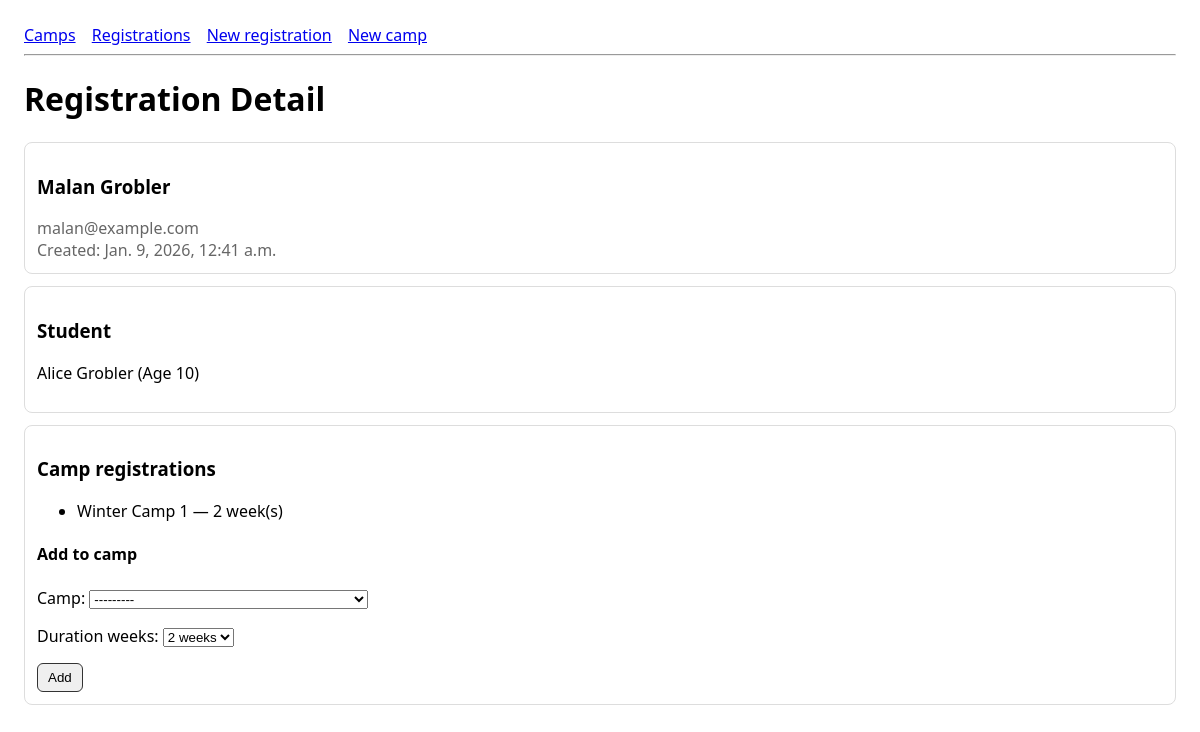
The app's page /registrations/1/ with its own data.
### camps/models.py (models this page shows, shortened)
class ParentRegistration(models.Model):
    parent_name = models.CharField(max_length=120)
    email = models.EmailField()
    created_at = models.DateTimeField(auto_now_add=True)
    class Meta:
        ordering = ["-created_at"]

class Student(models.Model):
    parent_registration = models.OneToOneField(
        ParentRegistration,
        on_delete=models.CASCADE,
        related_name="student",
    )
    first_name = models.CharField(max_length=60)
    last_name = models.CharField(max_length=60)
    age = models.PositiveSmallIntegerField()

class CampRegistration(models.Model):
    DURATION_CHOICES = [
        (1, "1 week"),
        (2, "2 weeks"),
    ]
    parent_registration = models.ForeignKey(
        ParentRegistration,
        on_delete=models.CASCADE,
        related_name="camp_registrations",
    )
    camp = models.ForeignKey(
        Camp,
        on_delete=models.CASCADE,
        related_name="registrations",
    )
    duration_weeks = models.PositiveSmallIntegerField(
        choices=DURATION_CHOICES, default=2
    )
    created_at = models.DateTimeField(auto_now_add=True)
    class Meta:
        ordering = ["-created_at"]
        constraints = [
            models.UniqueConstraint(
                fields=["parent_registration", "camp"],
                name="unique_parent_per_camp",
            )
        ]

class Camp(models.Model):
    name = models.CharField(max_length=120)
    start_date = models.DateField()
    end_date = models.DateField()
    class Meta:
        ordering = ["start_date", "name"]
    def __str__(self) -> str:
        return f"{self.name} ({self.start_date} to {self.end_date})"

### camps/views.py (the view)
def registration_detail(request, pk: int):
    reg = get_object_or_404(ParentRegistration.objects.select_related("student"), pk=pk)
    camp_regs = reg.camp_registrations.select_related("camp")
    camp_reg_form = CampRegistrationForm(parent_registration=reg)
    return render(
        request,
        "camps/registration_detail.html",
        {
            "reg": reg,
            "camp_regs": camp_regs,
            "camp_reg_form": camp_reg_form,
        },
    )

### camps/forms.py (shortened to what this page needs)
class CampRegistrationForm(forms.ModelForm):
    class Meta:
        model = CampRegistration
        fields = ["camp", "duration_weeks"]
    def __init__(self, *args, **kwargs):
        self.parent_registration = kwargs.pop("parent_registration", None)
        super().__init__(*args, **kwargs)

### templates/camps/registration_detail.html (shortened to what this page needs)
{% extends "base.html" %}
{% block content %}
<h1>Registration Detail</h1>
<div class="card">
  <h3>{{ reg.parent_name }}</h3>
  <div class="muted">{{ reg.email }}</div>
  <div class="muted">Created: {{ reg.created_at }}</div>
</div>
<div class="card">
  <h3>Student</h3>
  {% if reg.student %}
    <p>{{ reg.student.first_name }} {{ reg.student.last_name }} (Age {{ reg.student.age }})</p>
  {% else %}
    <p class="muted">No student yet.</p>
    <a class="btn" href="{% url 'camps:registration_add_student' reg.pk %}">Add student</a>
  {% endif %}
</div>
<div class="card">
  <h3>Camp registrations</h3>
  {% if camp_regs %}
    <ul>
      {% for cr in camp_regs %}
        <li>{{ cr.camp.name }} — {{ cr.duration_weeks }} week(s)</li>
      {% endfor %}
    </ul>
  {% else %}
    <p class="muted">No camp registrations yet.</p>
  {% endif %}
  <h4>Add to camp</h4>
  <form method="post" action="{% url 'camps:registration_add_camp' reg.pk %}">
    {{ camp_reg_form.as_p }}
    <button class="btn" type="submit">Add</button>
  </form>
</div>
{% endblock %}

### templates/base.html (style rules this page uses)
body { font-family: system-ui, Arial; margin: 24px; }
.muted { color: #666; }
.card { border: 1px solid #ddd; padding: 12px; margin: 12px 0; border-radius: 8px; }
.btn { display: inline-block; padding: 6px 10px; border: 1px solid #333; border-radius: 6px; text-decoration: none; }

### records on screen
ParentRegistration: parent_name "Malan Grobler", email "malan@example.com", created_at "Jan. 9, 2026, 12:41 a.m.", student.first_name "Alice", student.last_name "Grobler", student.age "10"
CampRegistration: camp.name "Winter Camp 1", duration_weeks "2"
